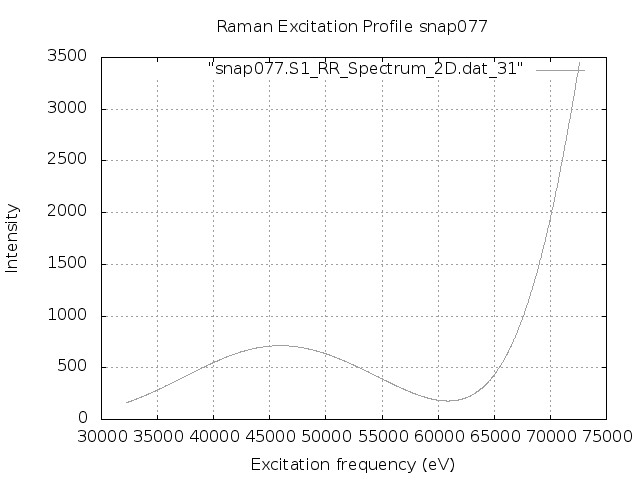

Source code (gnuplot):
set terminal png
set output "snap077.S1.REP_frozen.png"
set xlabel 'Excitation frequency (eV)'
set ylabel 'Intensity'
set title "Raman Excitation Profile snap077"
set grid
set autoscale
plot "snap077.S1_RR_Spectrum_2D.dat_31" with lines lc "blue"
exit
